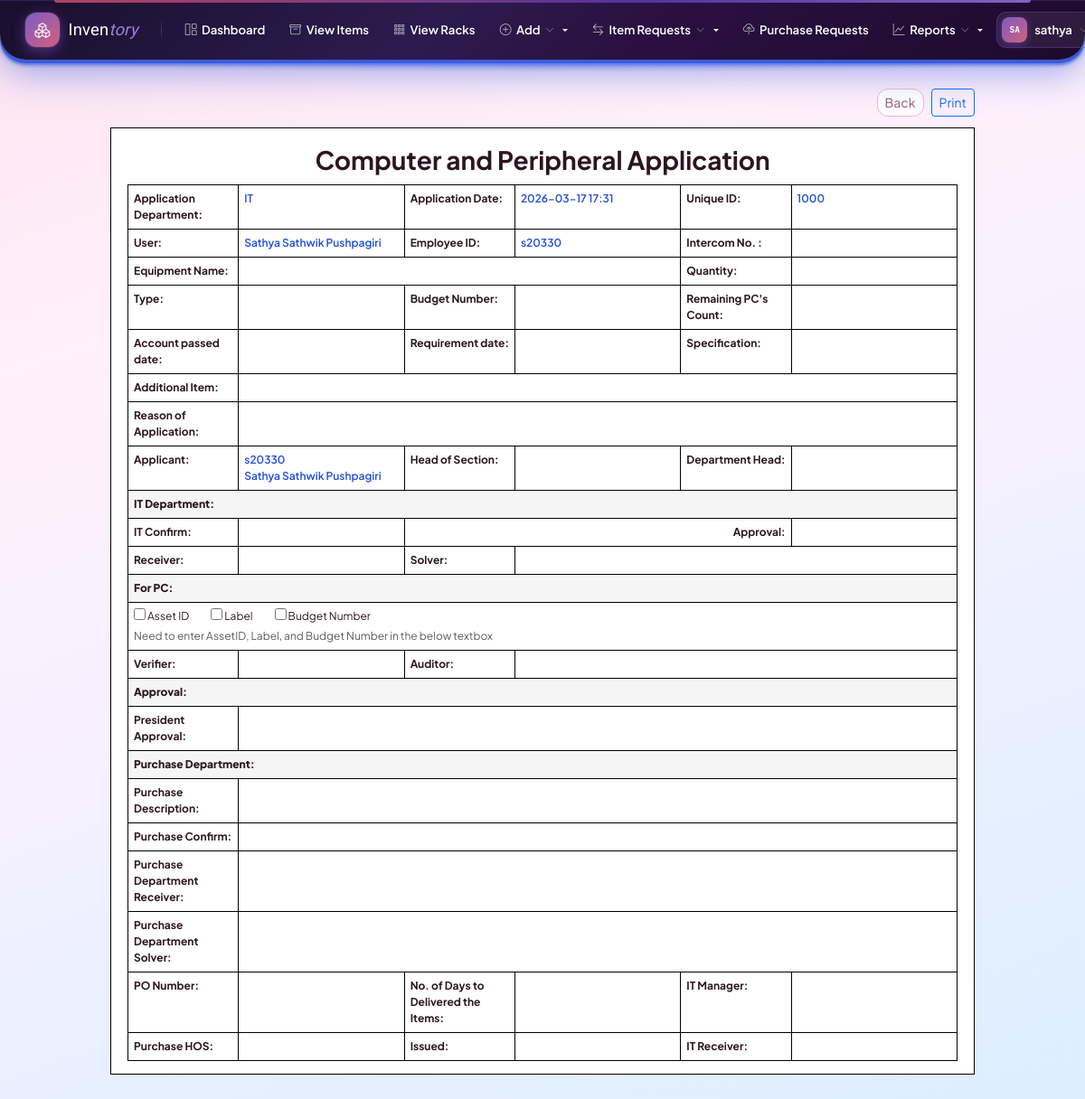
The page /peripheral-application/1/print/ (signed in) on the database its author committed.
### inventory/models.py (models this page shows, shortened)
class User(AbstractUser):
    REQUIRED_FIELDS = ['email']
    stage = models.PositiveSmallIntegerField(default=1)
    full_name = models.CharField(max_length=200, blank=True, default='')
    mobile_number = models.CharField(max_length=30, blank=True, default='')
    category = models.CharField(
        max_length=50,
        blank=True,
        null=True
    )
    admin_section = models.CharField(
        max_length=100,
        blank=True,
        null=True
    )
    admin_department = models.CharField(
        max_length=100,
        blank=True,
        null=True
    )
    department = models.CharField(
        max_length=100,
        blank=True,
        null=True
    )
    section = models.CharField(
        max_length=100,
        blank=True,
        null=True
    )
    is_active = models.BooleanField(
        default=True,
        help_text='Designates whether this user should be treated as active.'
    )
    def is_stage1(self):
        return self.is_superuser or self.stage == 1
    def can_edit(self):
        return self.is_stage1() or self.is_stage2()
    def can_approve_issue_requests(self):
        return self.is_stage1() or self.is_stage2()
    def can_request_issue(self):
        return True  # all stages allowed
    def can_issue_items(self):
        return self.is_stage1() or self.is_stage2()
    def can_manage_users(self):
        return self.is_stage1()
    def allowed_categories(self):
        if self.is_stage1() or self.is_stage2():
            return [choice[0] for choice in CATEGORY_CHOICES]
        return []  # Stage 3 has no category access
    class Meta:
        verbose_name = 'User'
        verbose_name_plural = 'Users'

class PeripheralApplication(models.Model):
    form_id = models.PositiveIntegerField(unique=True, null=True, blank=True, db_index=True)
    created_by = models.ForeignKey(User, on_delete=models.CASCADE, related_name='peripheral_applications')
    created_at = models.DateTimeField(auto_now_add=True)
    application_department = models.CharField(max_length=50, blank=True, default='')
    user_full_name = models.CharField(max_length=200, blank=True, default='')
    employee_id = models.CharField(max_length=100, blank=True, default='')
    intercom_no = models.CharField(max_length=100, blank=True, default='')
    equipment_name = models.CharField(max_length=250, blank=True, default='')
    quantity = models.PositiveIntegerField(default=1)
    equipment_type = models.CharField(max_length=100, blank=True, default='')
    budget_number = models.CharField(max_length=100, blank=True, default='')
    remaining_pcs_count = models.CharField(max_length=100, blank=True, default='')
    account_passed_date = models.DateField(null=True, blank=True)
    requirement_date = models.DateField(null=True, blank=True)
    specification = models.TextField(blank=True, default='')
    additional_item = models.TextField(blank=True, default='')
    reason_of_application = models.TextField(blank=True, default='')
    applicant_name = models.CharField(max_length=200, blank=True, default='')
    head_of_section = models.CharField(max_length=200, blank=True, default='')
    department_head = models.CharField(max_length=200, blank=True, default='')
    signed_form_file = models.FileField(upload_to='peripheral_applications/', null=True, blank=True)
    class Meta:
        ordering = ['-created_at']

### inventory/views.py (the view)
# urls.py: path('peripheral-application/<int:pk>/print/', views.peripheral_application_print, name='peripheral_application_print'),
@login_required
def peripheral_application_print(request, pk):
    pa = get_object_or_404(PeripheralApplication, pk=pk)
    if pa.created_by != request.user and not request.user.can_approve_issue_requests():
        messages.error(request, 'Permission denied.')
        return redirect('inventory:issue_requests')
    return render(request, 'inventory/peripheral_application_print.html', {'pa': pa})

### inventory/context_processors.py (called while the page is built, shortened)
def stage_permissions(request):
    if request.user.is_authenticated:
        choices = dict(CATEGORY_CHOICES)
        allowed = request.user.allowed_categories()
        return {
            'user_can_edit': request.user.can_edit(),
            'user_can_request_issue': request.user.can_request_issue(),
            'user_can_approve_issue_requests': request.user.can_approve_issue_requests(),
            'user_can_issue_items': request.user.can_issue_items(),
            'user_can_manage_users': request.user.can_manage_users(),
            'user_is_stage1': request.user.is_stage1(),
            'user_allowed_categories': allowed,
            'category_display': choices,
            'navbar_categories': [{'slug': c, 'name': choices.get(c, c)} for c in allowed],
        }

### inventory/templates/inventory/peripheral_application_print.html (shortened to what this page needs)
{% extends 'inventory/base.html' %}
{% block content %}
<div class="container-fluid brochure-wrap">
  <div class="brochure-toolbar no-print">
    <a class="btn btn-outline-secondary btn-sm" href="{% url 'inventory:issue_requests' %}">Back</a>
    <button class="btn btn-outline-primary btn-sm" onclick="window.print()">Print</button>
  </div>
  <div class="brochure">
    <h3>Computer and Peripheral Application</h3>
    <table class="t">
      <tr>
        <td class="lbl">Application Department:</td>
        <td class="val"><span class="muted">{{ pa.application_department|default:"-" }}</span></td>
        <td class="lbl">Application Date:</td>
        <td class="val"><span class="muted">{{ pa.created_at|date:"Y-m-d H:i" }}</span></td>
        <td class="lbl">Unique ID:</td>
        <td class="val"><span class="muted">{{ pa.form_id }}</span></td>
      </tr>
      <tr>
        <td class="lbl">User:</td>
        <td class="val"><span class="muted">{{ pa.user_full_name|default:"-" }}</span></td>
        <td class="lbl">Employee ID:</td>
        <td class="val"><span class="muted">{{ pa.employee_id|default:"-" }}</span></td>
        <td class="lbl">Intercom No. :</td>
        <td class="val">&nbsp;</td>
      </tr>
      <tr>
        <td class="lbl">Equipment Name:</td>
        <td class="val" colspan="3">&nbsp;</td>
        <td class="lbl">Quantity:</td>
        <td class="val">&nbsp;</td>
      </tr>
      <tr>
        <td class="lbl">Type:</td>
        <td class="val">&nbsp;</td>
        <td class="lbl">Budget Number:</td>
        <td class="val">&nbsp;</td>
        <td class="lbl">Remaining PC's Count:</td>
        <td class="val">&nbsp;</td>
      </tr>
      <tr>
        <td class="lbl">Account passed date:</td>
        <td class="val">&nbsp;</td>
        <td class="lbl">Requirement date:</td>
        <td class="val">&nbsp;</td>
        <td class="lbl">Specification:</td>
        <td class="val">&nbsp;</td>
      </tr>
      <tr>
        <td class="lbl">Additional Item:</td>
        <td class="val" colspan="5">&nbsp;</td>
      </tr>
      <tr>
        <td class="lbl">Reason of Application:</td>
        <td class="val" colspan="5">&nbsp;</td>
      </tr>
      <tr>
        <td class="lbl">Applicant:</td>
        <td class="val">
          <div><span class="muted">{{ pa.employee_id|default:"-" }}</span></div>
          <div><span class="muted">{{ pa.applicant_name|default:"-" }}</span></div>
        </td>
        <td class="lbl">Head of Section:</td>
        <td class="val">&nbsp;</td>
        <td class="lbl">Department Head:</td>
        <td class="val">&nbsp;</td>
      </tr>
      <tr><td class="section-title" colspan="6">IT Department:</td></tr>
      <tr>
        <td class="lbl">IT Confirm:</td>
        <td class="val">&nbsp;</td>
        <td class="lbl" colspan="3" style="text-align:right;">Approval:</td>
        <td class="val">&nbsp;</td>
      </tr>
      <tr>
        <td class="lbl">Receiver:</td>
        <td class="val">&nbsp;</td>
        <td class="lbl">Solver:</td>
        <td class="val" colspan="3">&nbsp;</td>
      </tr>
      <tr><td class="section-title" colspan="6">For PC:</td></tr>
      <tr>
        <td class="val" colspan="6">
          <div style="display:flex; gap:1.5rem; margin-bottom:.25rem;">
            <label><input type="checkbox"> Asset ID</label>
            <label><input type="checkbox"> Label</label>
            <label><input type="checkbox"> Budget Number</label>
          </div>
          <div class="text-muted">Need to enter AssetID, Label, and Budget Number in the below textbox</div>
        </td>
      </tr>
      <tr>
        <td class="lbl">Verifier:</td>
        <td class="val">&nbsp;</td>
        <td class="lbl">Auditor:</td>
        <td class="val" colspan="3">&nbsp;</td>
      </tr>
      <tr><td class="section-title" colspan="6">Approval:</td></tr>
      <tr>
        <td class="lbl">President Approval:</td>
        <td class="val" colspan="5">&nbsp;</td>
      </tr>
      <tr><td class="section-title" colspan="6">Purchase Department:</td></tr>
      <tr>
        <td class="lbl">Purchase Description:</td>
        <td class="val" colspan="5">&nbsp;</td>
      </tr>
      <tr>
        <td class="lbl">Purchase Confirm:</td>
        <td class="val" colspan="5">&nbsp;</td>
      </tr>
      <tr>
        <td class="lbl">Purchase Department Receiver:</td>
        <td class="val" colspan="5">&nbsp;</td>
      </tr>
      <tr>
        <td class="lbl">Purchase Department Solver:</td>
        <td class="val" colspan="5">&nbsp;</td>
      </tr>
      <tr>
        <td class="lbl">PO Number:</td>
        <td class="val">&nbsp;</td>
        <td class="lbl">No. of Days to Delivered the Items:</td>
        <td class="val">&nbsp;</td>
        <td class="lbl">IT Manager:</td>
        <td class="val">&nbsp;</td>
      </tr>
      <tr>
        <td class="lbl">Purchase HOS:</td>
        <td class="val">&nbsp;</td>
        <td class="lbl">Issued:</td>
        <td class="val">&nbsp;</td>
        <td class="lbl">IT Receiver:</td>
        <td class="val">&nbsp;</td>
      </tr>
    </table>
  </div>
</div>
{% endblock %}

### inventory/templates/inventory/base.html (shortened to what this page needs)
{% load static %}
<!DOCTYPE html>
<html lang="en">
<head>
    <link href="https://cdn.jsdelivr.net/npm/bootstrap@5.3.2/dist/css/bootstrap.min.css" rel="stylesheet">
    <link href="https://cdn.jsdelivr.net/npm/bootstrap-icons@1.11.1/font/bootstrap-icons.css" rel="stylesheet">
</head>
<body>
    {% if user.is_authenticated %}
    <nav class="top-navbar">
        <a href="{% url 'inventory:dashboard' %}" class="nb-brand">
            <div class="nb-brand-icon"><i class="bi bi-boxes"></i></div>
            <span class="nb-brand-name">Inven<span>tory</span></span>
        </a>
        <a class="nb-link" href="{% url 'inventory:dashboard' %}">
            <i class="bi bi-grid-1x2"></i> Dashboard
        </a>
        <a class="nb-link" href="{% url 'inventory:view_items' %}">
            <i class="bi bi-archive"></i> View Items
        </a>
        {% if user.stage == 1 or user.stage == 2 %}
        <a class="nb-link" href="{% url 'inventory:view_racks' %}">
            <i class="bi bi-grid-3x3-gap"></i> View Racks
        </a>
        {% endif %}
        {% if user_can_edit %}
        <div class="dropdown">
            <a class="nb-link dropdown-toggle" href="#" data-bs-toggle="dropdown">
                <i class="bi bi-plus-circle"></i> Add <i class="bi bi-chevron-down"></i>
            </a>
        </div>
        {% endif %}
        {% if user_can_request_issue or user_can_approve_issue_requests or user_can_issue_items %}
        {% if user.stage == 3 %}
        <a class="nb-link" href="{% url 'inventory:issue_requests' %}">
            <i class="bi bi-arrow-left-right"></i> Item Requests
        </a>
        {% else %}
        <div class="dropdown">
            <a class="nb-link dropdown-toggle" href="#" data-bs-toggle="dropdown">
                <i class="bi bi-arrow-left-right"></i> Item Requests <i class="bi bi-chevron-down"></i>
            </a>
        </div>
        {% endif %}
        {% endif %}
        {% if user.stage != 3 %}
        <a class="nb-link" href="{% url 'inventory:management_upload_requests' %}">
            <i class="bi bi-cloud-upload"></i> Purchase Requests
        </a>
        {% endif %}
        {% if user_can_manage_users %}
        <div class="dropdown">
            <a class="nb-link dropdown-toggle" href="#" data-bs-toggle="dropdown">
                <i class="bi bi-graph-up"></i> Reports <i class="bi bi-chevron-down"></i>
            </a>
        </div>
        {% endif %}
        <div class="nb-right">
            <div class="dropdown">
                <a class="nb-user-btn dropdown-toggle" href="#" data-bs-toggle="dropdown">
                    <div class="nb-user-avatar">{{ user.username|slice:":2"|upper }}</div>
                    {{ user.username }}
                    <i class="bi bi-chevron-down"></i>
                </a>
            </div>
        </div>
    </nav>
    {% endif %}
    <main class="{% if user.is_authenticated %}main-wrap{% endif %}">
        {% block content %}{% endblock %}
    </main>
</body>
</html>

### inventory/templates/inventory/peripheral_application_print.html (style rules this page uses)
.brochure-wrap { max-width: 980px; margin: 0 auto; }
.brochure-toolbar { display:flex; gap:.5rem; align-items:center; justify-content:flex-end; margin-bottom: .75rem; }
.brochure { background: #fff; border: 1px solid #000; padding: 18px 18px 14px; }
.brochure h3 { text-align:center; font-weight:700; margin:0 0 10px; }
.t { width:100%; border-collapse:collapse; table-layout:fixed; font-size:12px; }
.t td { border:1px solid #000; padding:6px; vertical-align:top; word-wrap:break-word; }
.lbl { width:20%; font-weight:700; }
.val { width:30%; }
.muted { color:#1f4ed8; font-weight:600; }
.section-title { font-weight:800; background:#f5f5f5; }

### rows shown on the page
User: username "SA", username "sathya"
PeripheralApplication: application_department "IT", created_at "2026-03-17 17:31", form_id "1000", user_full_name "Sathya Sathwik Pushpagiri", employee_id "s20330", applicant_name "Sathya Sathwik Pushpagiri"
